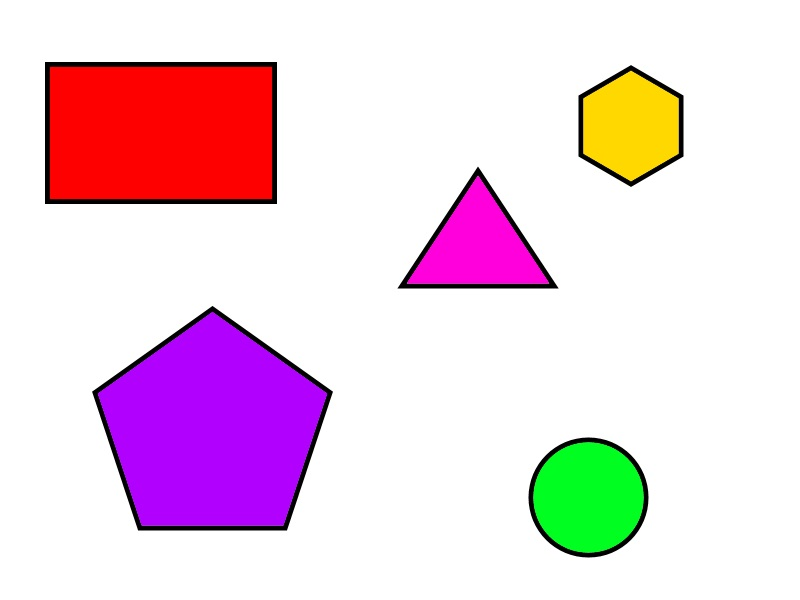
#> input picture aprendizado/shapes.jpg, 800 x 600 px, given in place of the camera
$ python testeV4.py
#> lines starting #> are read from the running program, lines starting #| are printed output that depends on the picture; after the words box and inside, x2 and y2 are one past the last pixel; in counts of white or black regions, pixels touching at a corner belong together
import cv2 as cv
import numpy as np

def get_trackbar_values():
    def nothing(x):
        pass

def detect_squares_in_frame(frame, center_x, center_y):
    gray = cv.cvtColor(frame, cv.COLOR_BGR2GRAY)
    blurred = cv.GaussianBlur(gray, (5, 5), 0) # Um blur menor pode ser melhor aqui
    binary_image = cv.adaptiveThreshold(
        blurred,
        255,
        cv.ADAPTIVE_THRESH_GAUSSIAN_C,
        cv.THRESH_BINARY_INV, # Invertemos para que o quadrado fique branco sobre fundo preto
        21, 5   # C - ajuste fino
    )

    # Opcional: Usar fechamento morfológico para unir arestas quebradas
    #kernel = np.ones((5, 5), np.uint8)
    #binary_image = cv.morphologyEx(binary_image, cv.MORPH_CLOSE, kernel)

    # Agora, use findContours na imagem binária resultante
    contours, _ = cv.findContours(binary_image, cv.RETR_EXTERNAL, cv.CHAIN_APPROX_SIMPLE)
    contour_frame = cv.cvtColor(binary_image, cv.COLOR_GRAY2BGR)

    found_square = False
    error_x = 0
    error_y = 0

    for contour in contours:
        # Ignorar contornos muito pequenos (provavelmente ruído)
        if cv.contourArea(contour) < 200:
            continue
        # Aproximando o contorno a um polígono
        epsilon = 0.04 * cv.arcLength(contour, True)
        approx = cv.approxPolyDP(contour, epsilon, True)

        # Verificando se o polígono tem 4 vértices
        if len(approx) == 4:

            # 1. Use minAreaRect para ser robusto à rotação
            # Ele retorna ((centro_x, centro_y), (largura, altura), angulo_de_rotacao)
            rect = cv.minAreaRect(approx)
            (x, y), (w, h), ang = rect

            # Garante que w seja sempre a maior dimensão para um aspect ratio consistente
            if w < h:
                w, h = h, w

            aspect_ratio = float(w) / h if h > 0 else 0

            # 2. Use a área do contorno para um critério de "solidez"
            contour_area = cv.contourArea(approx)
            rect_area = w * h

            # A área do contorno deve ser pelo menos 85% da área do retângulo mínimo
            # Isso elimina formas muito estranhas que não preenchem o retângulo
            solidity = contour_area / rect_area if rect_area > 0 else 0


            # Verificando se a relação de aspecto está próxima de 1 (indicando um quadrado)
            if (0.85 <= aspect_ratio <= 1.2) and (solidity > 0.85):
                found_square = True
                # Se for um quadrado, desenhe o contorno
                cv.drawContours(frame, [approx], 0, (0, 255, 0), 2)
                cv.drawContours(contour_frame, [approx], 0, (0, 255, 0), 2)

                # ### NOVO ### Calcular o centro do quadrado
                square_center_x = int(x + w / 2)
                square_center_y = int(y + h / 2)

                # ### NOVO ### Calcular o erro
                error_x = square_center_x - center_x
                error_y = square_center_y - center_y

                # Localizacao do texto
                text_x = int(x + w/2)
                text_y = int(y - 10)

                # Desenhando o nome "Quadrado"
                cv.putText(frame, "Quadrado", (text_x, text_y), cv.FONT_HERSHEY_SIMPLEX, 0.7, (255, 0, 255), 2)
                # Desenhando a reticula horizontal e vertical
                cv.line(frame,
                        (int(x + w / 2) - 10, int(y + h / 2)),
                        (int(x + w / 2) + 10, int(y + h / 2)),
                        (0,255,0),
                        1)
                cv.line(frame,
                        (int(x + w / 2), int(y + h / 2) - 4),
                        (int(x + w / 2), int(y + h / 2) + 4),
                        (0,255,0),
                        1)

                # ### NOVO ### Desenhar linha do centro da tela ao centro do quadrado (vetor de erro)
                cv.line(frame, (center_x, center_y), (square_center_x, square_center_y), (255, 255, 0), 1)

                # Quebra o loop para processar apenas o primeiro quadrado detectado (o mais provável)
                break
    '''
    # ### NOVO ### Exibir os valores de erro na tela
    text_error_x = f"Erro X: {error_x:04d} pixels"
    text_error_y = f"Erro Y: {error_y:04d} pixels"
    cv.putText(frame, text_error_x, (10, 25), cv.FONT_HERSHEY_DUPLEX, 0.7, (255, 0, 0), 2)
    cv.putText(frame, text_error_y, (10, 50), cv.FONT_HERSHEY_DUPLEX, 0.7, (0, 0, 255), 2)
    '''
    cv.imshow('Contours',contour_frame)
    return frame, error_x,error_y,found_square

def main():
    cap = cv.VideoCapture(0)
    if not cap.isOpened():
        print("Erro: Não foi possível acessar a câmera.")
        return

    get_trackbar_values()
    print("Pressione 'q' para sair.")

        # ### NOVO ### Variáveis para armazenar o último erro conhecido
    last_known_error_x = 0
    last_known_error_y = 0

    crosshair_size = 10
    crosshair_color = (0, 0, 255)
    crosshair_thickness = 1

    while True:
        ret, frame = cap.read()
#> frame is the input picture: shape (600, 800, 3); mean B, G, R 223.7, 210.1, 237.8
        if not ret:
            break

        # Obter as dimensões do quadro
        height, width, _ = frame.shape
#> height = 600; width = 800
        # Calcular o centro da imagem
        center_x = int(width / 2)
#> center_x = 400
        center_y = int(height / 2)
#> center_y = 300

         # Desenhar a linha horizontal da mira
        cv.line(frame, (center_x - crosshair_size, center_y), (center_x + crosshair_size, center_y), crosshair_color, crosshair_thickness)
#> frame: shape (600, 800, 3); under 0.01% of pixels changed, all inside (x1, y1, x2, y2) = (390, 300, 411, 301)
        # Desenhar a linha vertical da mira
        cv.line(frame, (center_x, center_y - crosshair_size), (center_x, center_y + crosshair_size), crosshair_color, crosshair_thickness)
#> frame: shape (600, 800, 3); mean B, G, R 223.6, 210.1, 237.8

                # ### ALTERADO ### Captura os valores retornados pela função
        processed_frame, new_error_x, new_error_y, found = detect_squares_in_frame(frame, center_x, center_y)
#> in detect_squares_in_frame, `gray = cv.cvtColor(frame, cv.COLOR_BGR2GRAY)`:
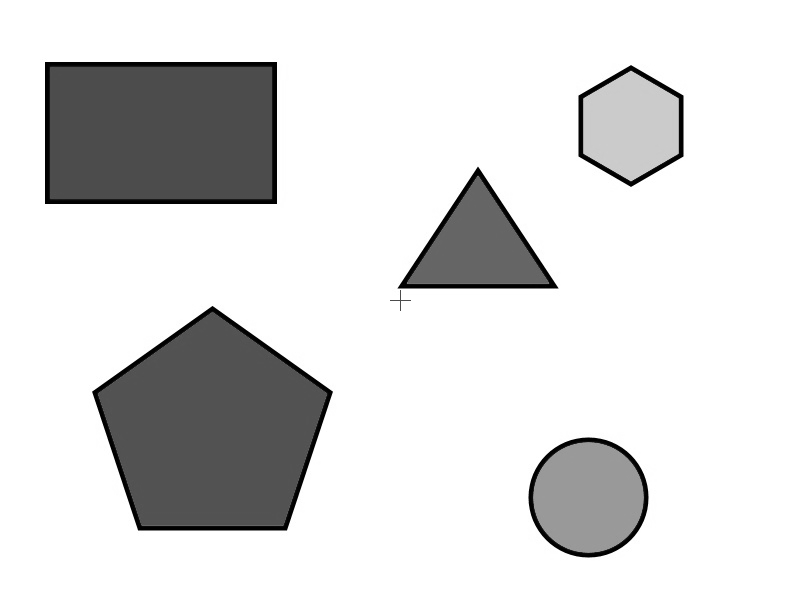
#> gray: shape (600, 800); min 0, max 255, mean 219.9
#> in detect_squares_in_frame, `binary_image = cv.adaptiveThreshold( blurred, 255, cv.ADAPTIVE_THRESH_..`:
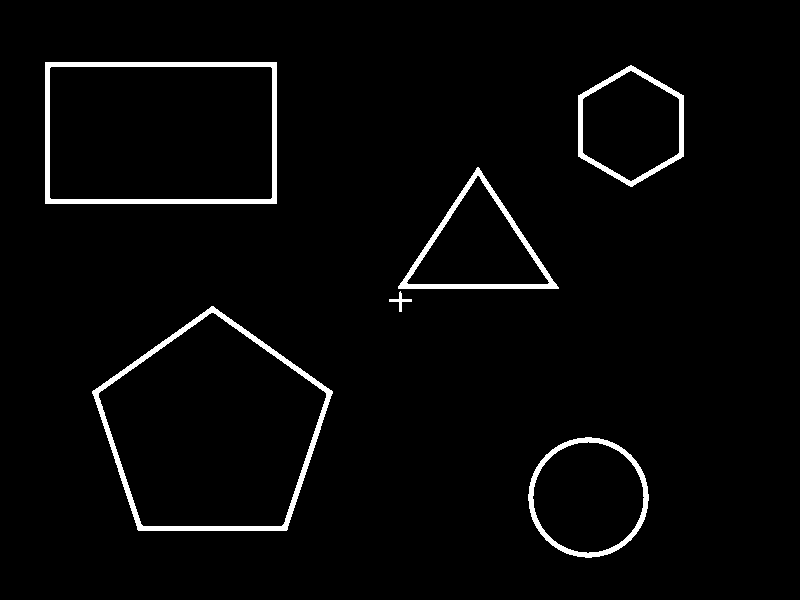
#> binary_image: shape (600, 800); 2.8% white; 6 white regions
#> in detect_squares_in_frame, `contours, _ = cv.findContours(binary_image, cv.RETR_EXTERNAL, cv.CHAIN..`: contours = 6 contours; box (x1, y1, x2, y2) and area: (92, 306, 333, 531) 37163, (45, 62, 277, 204) 32571, (528, 437, 649, 558) 11187, (398, 167, 559, 289) 9752, (578, 65, 684, 187) 9541, (389, 291, 412, 312) 80
#> in detect_squares_in_frame, `contour_frame = cv.cvtColor(binary_image, cv.COLOR_GRAY2BGR)`: contour_frame: shape (600, 800, 3); 2.8% white; 6 white regions, box (x1, y1, x2, y2) and area: (92, 306, 333, 531) 3771, (45, 62, 277, 204) 3644, (398, 167, 559, 289) 2218, (528, 437, 649, 558) 1886, (578, 65, 684, 187) 1800, (389, 291, 412, 312) 120
#> the loop in detect_squares_in_frame, `for contour in contours:` made 6 passes
#> (epsilon, approx, rect, x, y, w, h, ang) on pass 6: (29.76, [[45, 62], [45, 203], [276, 203], [276, 62]], ((160.5, 132.5), (141, 231), -90), 160.5, 132.5, 231, 141, -90)
#> epsilon on passes 1, 2, 5: 15.92, 30.98, 15.27
#> new_error_x = 0; new_error_y = 0; found = False

        # ### NOVO ### Lógica para atualizar o erro apenas se o quadrado for encontrado
        if found:
            last_known_error_x = new_error_x
            last_known_error_y = new_error_y
            # Opcional: Mudar a cor do texto quando a detecção está ativa
            text_color = (0, 255, 0) # Verde
        else:
            # Opcional: Mudar a cor do texto quando a detecção é perdida
            text_color = (0, 0, 255) # Vermelho
         # ### ALTERADO ### Exibe sempre o ÚLTIMO erro conhecido, com a formatação
        text_error_x = f"Erro X: {last_known_error_x:04d} pixels"
        text_error_y = f"Erro Y: {last_known_error_y:04d} pixels"
        cv.putText(processed_frame, text_error_x, (10, 30), cv.FONT_HERSHEY_SIMPLEX, 0.7, text_color, 2)
        cv.putText(processed_frame, text_error_y, (10, 60), cv.FONT_HERSHEY_SIMPLEX, 0.7, text_color, 2)
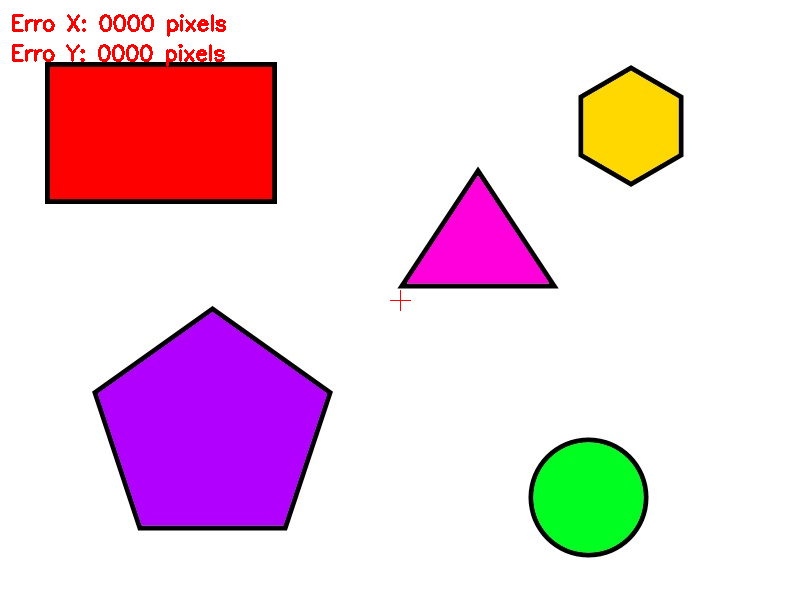
#> processed_frame: shape (600, 800, 3); mean B, G, R 222.2, 208.6, 237.8


                # ### ALTERADO ### Captura os valores retornados pela função
        processed_frame, new_error_x, new_error_y, found = detect_squares_in_frame(frame, center_x, center_y)
#> call 2 of detect_squares_in_frame, with center_x = 400, center_y = 300
#> in detect_squares_in_frame (call 2), `blurred = cv.GaussianBlur(gray, (5, 5), 0)`:
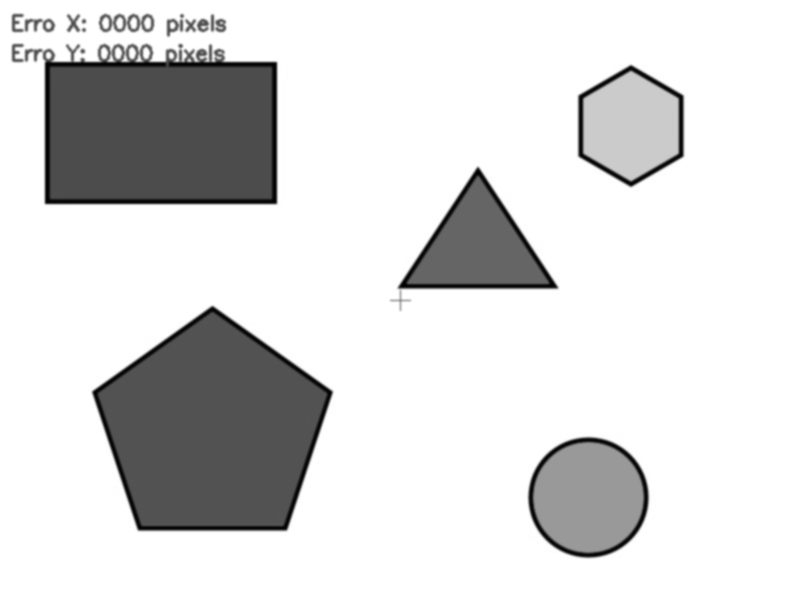
#> blurred: shape (600, 800); min 1, max 255, mean 218.9
#> in detect_squares_in_frame (call 2), `binary_image = cv.adaptiveThreshold( blurred, 255, cv.ADAPTIVE_THRESH_..`:
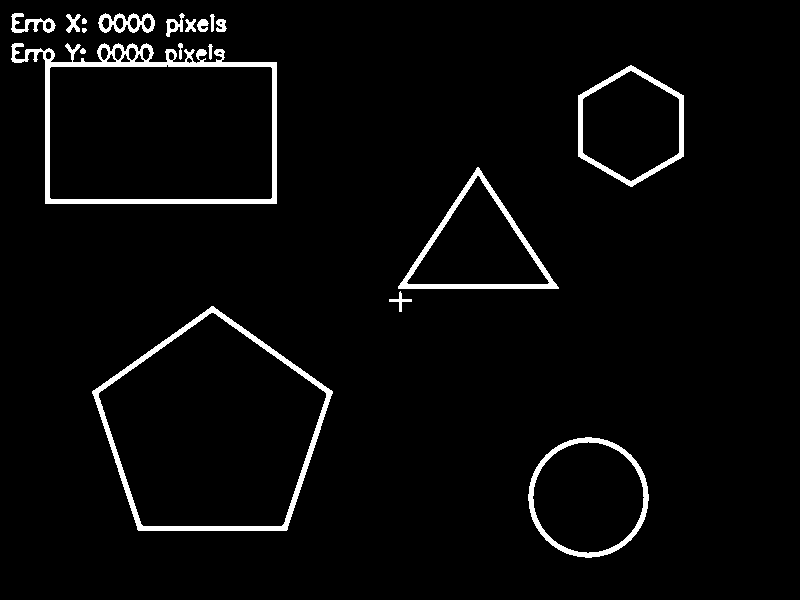
#> binary_image: shape (600, 800); 3.5% white; 19 white regions
#> in detect_squares_in_frame (call 2), `contours, _ = cv.findContours(binary_image, cv.RETR_EXTERNAL, cv.CHAIN..`: contours = 19 contours, 2 with area under 20; largest, box (x1, y1, x2, y2) and area: (92, 306, 333, 531) 37163, (11, 43, 277, 204) 34138, (528, 437, 649, 558) 11187, (398, 167, 559, 289) 9752, (578, 65, 684, 187) 9541
#> in detect_squares_in_frame (call 2), `contour_frame = cv.cvtColor(binary_image, cv.COLOR_GRAY2BGR)`: contour_frame: shape (600, 800, 3); 3.5% white; 19 white regions, largest, box (x1, y1, x2, y2) and area: (11, 43, 277, 204) 4948, (92, 306, 333, 531) 3771, (398, 167, 559, 289) 2218
#> the loop in detect_squares_in_frame (call 2), `for contour in contours:` made 19 passes
#> (epsilon, approx, rect, x, y, w, h, ang) on pass 9: (49.51, [[12, 44], [45, 203], [276, 203], [276, 62]], ((144, 123.5), (159, 264), -90), 144, 123.5, 264, 159, -90)
#> (epsilon, approx, x, y, w, h, ang, aspect_ratio) on pass 18: (8.13, [[98, 22], [104, 32], [154, 25], [147, 13]], 125.9, 22.45, 55.04, 12.85, -7.97, 4.28)

        cv.imshow('Detecao de Quadrados', processed_frame)

        if cv.waitKey(1) & 0xFF == ord('q'):
#> (key q is pressed here)
            break

    cap.release()
    cv.destroyAllWindows()

if __name__ == "__main__":
    main()
